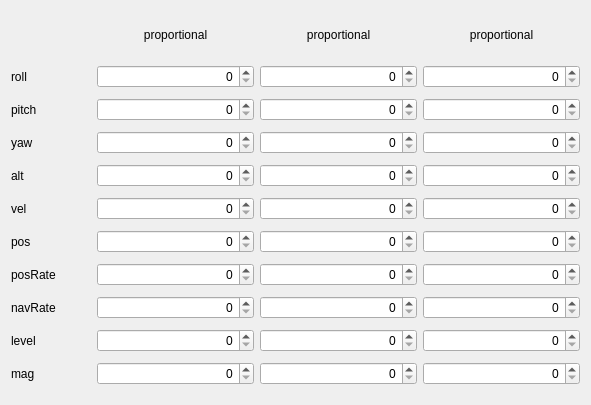
        <widget class="QWidget" name="gridLayoutWidget_6">
         <property name="geometry">
          <rect>
           <x>20</x>
           <y>20</y>
           <width>591</width>
           <height>405</height>
          </rect>
         </property>
         <layout class="QGridLayout" name="gridLayout_pid">
          <item row="17" column="3">
           <widget class="QSpinBox" name="pid_spinBox_navrate_d">
            <property name="font">
             <font>
              <weight>50</weight>
              <bold>false</bold>
             </font>
            </property>
            <property name="frame">
             <bool>true</bool>
            </property>
            <property name="alignment">
             <set>Qt::AlignRight|Qt::AlignTrailing|Qt::AlignVCenter</set>
            </property>
            <property name="buttonSymbols">
             <enum>QAbstractSpinBox::UpDownArrows</enum>
            </property>
            <property name="specialValueText">
             <string/>
            </property>
            <property name="maximum">
             <number>255</number>
            </property>
            <property name="value">
             <number>0</number>
            </property>
           </widget>
          </item>
          <item row="17" column="1">
           <widget class="QSpinBox" name="pid_spinBox_navrate_p">
            <property name="font">
             <font>
              <weight>50</weight>
              <bold>false</bold>
             </font>
            </property>
            <property name="frame">
             <bool>true</bool>
            </property>
            <property name="alignment">
             <set>Qt::AlignRight|Qt::AlignTrailing|Qt::AlignVCenter</set>
            </property>
            <property name="buttonSymbols">
             <enum>QAbstractSpinBox::UpDownArrows</enum>
            </property>
            <property name="specialValueText">
             <string/>
            </property>
            <property name="maximum">
             <number>255</number>
            </property>
            <property name="value">
             <number>0</number>
            </property>
           </widget>
          </item>
          <item row="19" column="3">
           <widget class="QSpinBox" name="pid_spinBox_mag_d">
            <property name="font">
             <font>
              <weight>50</weight>
              <bold>false</bold>
             </font>
            </property>
            <property name="frame">
             <bool>true</bool>
            </property>
            <property name="alignment">
             <set>Qt::AlignRight|Qt::AlignTrailing|Qt::AlignVCenter</set>
            </property>
            <property name="buttonSymbols">
             <enum>QAbstractSpinBox::UpDownArrows</enum>
            </property>
            <property name="specialValueText">
             <string/>
            </property>
            <property name="maximum">
             <number>255</number>
            </property>
            <property name="value">
             <number>0</number>
            </property>
           </widget>
          </item>
          <item row="12" column="0">
           <widget class="QLabel" name="pid_label_yaw">
            <property name="maximumSize">
             <size>
              <width>80</width>
              <height>16777215</height>
             </size>
            </property>
            <property name="text">
             <string>yaw</string>
            </property>
           </widget>
          </item>
          <item row="11" column="2">
           <widget class="QSpinBox" name="pid_spinBox_pitch_i">
            <property name="font">
             <font>
              <weight>50</weight>
              <bold>false</bold>
             </font>
            </property>
            <property name="frame">
             <bool>true</bool>
            </property>
            <property name="alignment">
             <set>Qt::AlignRight|Qt::AlignTrailing|Qt::AlignVCenter</set>
            </property>
            <property name="buttonSymbols">
             <enum>QAbstractSpinBox::UpDownArrows</enum>
            </property>
            <property name="specialValueText">
             <string/>
            </property>
            <property name="maximum">
             <number>255</number>
            </property>
            <property name="value">
             <number>0</number>
            </property>
           </widget>
          </item>
          <item row="10" column="0">
           <widget class="QLabel" name="pid_label_roll">
            <property name="maximumSize">
             <size>
              <width>80</width>
              <height>16777215</height>
             </size>
            </property>
            <property name="text">
             <string>roll</string>
            </property>
           </widget>
          </item>
          <item row="10" column="2">
           <widget class="QSpinBox" name="pid_spinBox_roll_i">
            <property name="font">
             <font>
              <weight>50</weight>
              <bold>false</bold>
             </font>
            </property>
            <property name="frame">
             <bool>true</bool>
            </property>
            <property name="alignment">
             <set>Qt::AlignRight|Qt::AlignTrailing|Qt::AlignVCenter</set>
            </property>
            <property name="buttonSymbols">
             <enum>QAbstractSpinBox::UpDownArrows</enum>
            </property>
            <property name="specialValueText">
             <string/>
            </property>
            <property name="maximum">
             <number>255</number>
            </property>
            <property name="value">
             <number>0</number>
            </property>
           </widget>
          </item>
          <item row="18" column="1">
           <widget class="QSpinBox" name="pid_spinBox_level_p">
            <property name="font">
             <font>
              <weight>50</weight>
              <bold>false</bold>
             </font>
            </property>
            <property name="frame">
             <bool>true</bool>
            </property>
            <property name="alignment">
             <set>Qt::AlignRight|Qt::AlignTrailing|Qt::AlignVCenter</set>
            </property>
            <property name="buttonSymbols">
             <enum>QAbstractSpinBox::UpDownArrows</enum>
            </property>
            <property name="specialValueText">
             <string/>
            </property>
            <property name="maximum">
             <number>255</number>
            </property>
            <property name="value">
             <number>0</number>
            </property>
           </widget>
          </item>
          <item row="12" column="2">
           <widget class="QSpinBox" name="pid_spinBox_yaw_i">
            <property name="font">
             <font>
              <weight>50</weight>
              <bold>false</bold>
             </font>
            </property>
            <property name="frame">
             <bool>true</bool>
            </property>
            <property name="alignment">
             <set>Qt::AlignRight|Qt::AlignTrailing|Qt::AlignVCenter</set>
            </property>
            <property name="buttonSymbols">
             <enum>QAbstractSpinBox::UpDownArrows</enum>
            </property>
            <property name="specialValueText">
             <string/>
            </property>
            <property name="maximum">
             <number>255</number>
            </property>
            <property name="value">
             <number>0</number>
            </property>
           </widget>
          </item>
          <item row="10" column="3">
           <widget class="QSpinBox" name="pid_spinBox_roll_d">
            <property name="font">
             <font>
              <weight>50</weight>
              <bold>false</bold>
             </font>
            </property>
            <property name="frame">
             <bool>true</bool>
            </property>
            <property name="alignment">
             <set>Qt::AlignRight|Qt::AlignTrailing|Qt::AlignVCenter</set>
            </property>
            <property name="buttonSymbols">
             <enum>QAbstractSpinBox::UpDownArrows</enum>
            </property>
            <property name="specialValueText">
             <string/>
            </property>
            <property name="maximum">
             <number>255</number>
            </property>
            <property name="value">
             <number>0</number>
            </property>
           </widget>
          </item>
          <item row="15" column="3">
           <widget class="QSpinBox" name="pid_spinBox_pos_d">
            <property name="font">
             <font>
              <weight>50</weight>
              <bold>false</bold>
             </font>
            </property>
            <property name="frame">
             <bool>true</bool>
            </property>
            <property name="alignment">
             <set>Qt::AlignRight|Qt::AlignTrailing|Qt::AlignVCenter</set>
            </property>
            <property name="buttonSymbols">
             <enum>QAbstractSpinBox::UpDownArrows</enum>
            </property>
            <property name="specialValueText">
             <string/>
            </property>
            <property name="maximum">
             <number>255</number>
            </property>
            <property name="value">
             <number>0</number>
            </property>
           </widget>
          </item>
          <item row="15" column="1">
           <widget class="QSpinBox" name="pid_spinBox_pos_p">
            <property name="font">
             <font>
              <weight>50</weight>
              <bold>false</bold>
             </font>
            </property>
            <property name="frame">
             <bool>true</bool>
            </property>
            <property name="alignment">
             <set>Qt::AlignRight|Qt::AlignTrailing|Qt::AlignVCenter</set>
            </property>
            <property name="buttonSymbols">
             <enum>QAbstractSpinBox::UpDownArrows</enum>
            </property>
            <property name="specialValueText">
             <string/>
            </property>
            <property name="maximum">
             <number>255</number>
            </property>
            <property name="value">
             <number>0</number>
            </property>
           </widget>
          </item>
          <item row="16" column="0">
           <widget class="QLabel" name="pid_label_posrate">
            <property name="maximumSize">
             <size>
              <width>80</width>
              <height>16777215</height>
             </size>
            </property>
            <property name="text">
             <string>posRate</string>
            </property>
           </widget>
          </item>
          <item row="13" column="2">
           <widget class="QSpinBox" name="pid_spinBox_alt_i">
            <property name="font">
             <font>
              <weight>50</weight>
              <bold>false</bold>
             </font>
            </property>
            <property name="frame">
             <bool>true</bool>
            </property>
            <property name="alignment">
             <set>Qt::AlignRight|Qt::AlignTrailing|Qt::AlignVCenter</set>
            </property>
            <property name="buttonSymbols">
             <enum>QAbstractSpinBox::UpDownArrows</enum>
            </property>
            <property name="specialValueText">
             <string/>
            </property>
            <property name="maximum">
             <number>255</number>
            </property>
            <property name="value">
             <number>0</number>
            </property>
           </widget>
          </item>
          <item row="18" column="2">
           <widget class="QSpinBox" name="pid_spinBox_level_i">
            <property name="font">
             <font>
              <weight>50</weight>
              <bold>false</bold>
             </font>
            </property>
            <property name="frame">
             <bool>true</bool>
            </property>
            <property name="alignment">
             <set>Qt::AlignRight|Qt::AlignTrailing|Qt::AlignVCenter</set>
            </property>
            <property name="buttonSymbols">
             <enum>QAbstractSpinBox::UpDownArrows</enum>
            </property>
            <property name="specialValueText">
             <string/>
            </property>
            <property name="maximum">
             <number>255</number>
            </property>
            <property name="value">
             <number>0</number>
            </property>
           </widget>
          </item>
          <item row="11" column="3">
           <widget class="QSpinBox" name="pid_spinBox_pitch_d">
            <property name="font">
             <font>
              <weight>50</weight>
              <bold>false</bold>
             </font>
            </property>
            <property name="frame">
             <bool>true</bool>
            </property>
            <property name="alignment">
             <set>Qt::AlignRight|Qt::AlignTrailing|Qt::AlignVCenter</set>
            </property>
            <property name="buttonSymbols">
             <enum>QAbstractSpinBox::UpDownArrows</enum>
            </property>
            <property name="specialValueText">
             <string/>
            </property>
            <property name="maximum">
             <number>255</number>
            </property>
            <property name="value">
             <number>0</number>
            </property>
           </widget>
          </item>
          <item row="10" column="1">
           <widget class="QSpinBox" name="pid_spinBox_roll_p">
            <property name="font">
             <font>
              <weight>50</weight>
              <bold>false</bold>
             </font>
            </property>
            <property name="frame">
             <bool>true</bool>
            </property>
            <property name="alignment">
             <set>Qt::AlignRight|Qt::AlignTrailing|Qt::AlignVCenter</set>
            </property>
            <property name="buttonSymbols">
             <enum>QAbstractSpinBox::UpDownArrows</enum>
            </property>
            <property name="specialValueText">
             <string/>
            </property>
            <property name="maximum">
             <number>255</number>
            </property>
            <property name="value">
             <number>0</number>
            </property>
           </widget>
          </item>
          <item row="11" column="0">
           <widget class="QLabel" name="pid_label_pitch">
            <property name="maximumSize">
             <size>
              <width>80</width>
              <height>16777215</height>
             </size>
            </property>
            <property name="text">
             <string>pitch</string>
            </property>
           </widget>
          </item>
          <item row="18" column="3">
           <widget class="QSpinBox" name="pid_spinBox_level_d">
            <property name="font">
             <font>
              <weight>50</weight>
              <bold>false</bold>
             </font>
            </property>
            <property name="frame">
             <bool>true</bool>
            </property>
            <property name="alignment">
             <set>Qt::AlignRight|Qt::AlignTrailing|Qt::AlignVCenter</set>
            </property>
            <property name="buttonSymbols">
             <enum>QAbstractSpinBox::UpDownArrows</enum>
            </property>
            <property name="specialValueText">
             <string/>
            </property>
            <property name="maximum">
             <number>255</number>
            </property>
            <property name="value">
             <number>0</number>
            </property>
           </widget>
          </item>
          <item row="16" column="3">
           <widget class="QSpinBox" name="pid_spinBox_posrate_d">
            <property name="font">
             <font>
              <weight>50</weight>
              <bold>false</bold>
             </font>
            </property>
            <property name="frame">
             <bool>true</bool>
            </property>
            <property name="alignment">
             <set>Qt::AlignRight|Qt::AlignTrailing|Qt::AlignVCenter</set>
            </property>
            <property name="buttonSymbols">
             <enum>QAbstractSpinBox::UpDownArrows</enum>
            </property>
            <property name="specialValueText">
             <string/>
            </property>
            <property name="maximum">
             <number>255</number>
            </property>
            <property name="value">
             <number>0</number>
            </property>
           </widget>
          </item>
          <item row="15" column="0">
           <widget class="QLabel" name="pid_label_pos">
            <property name="maximumSize">
             <size>
              <width>80</width>
              <height>16777215</height>
             </size>
            </property>
            <property name="text">
             <string>pos</string>
            </property>
           </widget>
          </item>
          <item row="18" column="0">
           <widget class="QLabel" name="pid_label_level">
            <property name="maximumSize">
             <size>
              <width>80</width>
              <height>16777215</height>
             </size>
            </property>
            <property name="text">
             <string>level</string>
            </property>
           </widget>
          </item>
          <item row="16" column="1">
           <widget class="QSpinBox" name="pid_spinBox_posrate_p">
            <property name="font">
             <font>
              <weight>50</weight>
              <bold>false</bold>
             </font>
            </property>
            <property name="frame">
             <bool>true</bool>
            </property>
            <property name="alignment">
             <set>Qt::AlignRight|Qt::AlignTrailing|Qt::AlignVCenter</set>
            </property>
            <property name="buttonSymbols">
             <enum>QAbstractSpinBox::UpDownArrows</enum>
            </property>
            <property name="specialValueText">
             <string/>
            </property>
            <property name="maximum">
             <number>255</number>
            </property>
            <property name="value">
             <number>0</number>
            </property>
           </widget>
          </item>
          <item row="13" column="3">
           <widget class="QSpinBox" name="pid_spinBox_alt_d">
            <property name="font">
             <font>
              <weight>50</weight>
              <bold>false</bold>
             </font>
            </property>
            <property name="frame">
             <bool>true</bool>
            </property>
            <property name="alignment">
             <set>Qt::AlignRight|Qt::AlignTrailing|Qt::AlignVCenter</set>
            </property>
            <property name="buttonSymbols">
             <enum>QAbstractSpinBox::UpDownArrows</enum>
            </property>
            <property name="specialValueText">
             <string/>
            </property>
            <property name="maximum">
             <number>255</number>
            </property>
            <property name="value">
             <number>0</number>
            </property>
           </widget>
          </item>
          <item row="17" column="0">
           <widget class="QLabel" name="pid_label_navrate">
            <property name="maximumSize">
             <size>
              <width>80</width>
              <height>16777215</height>
             </size>
            </property>
            <property name="text">
             <string>navRate</string>
            </property>
           </widget>
          </item>
          <item row="14" column="0">
           <widget class="QLabel" name="pid_label_vel">
            <property name="maximumSize">
             <size>
              <width>80</width>
              <height>16777215</height>
             </size>
            </property>
            <property name="text">
             <string>vel</string>
            </property>
           </widget>
          </item>
          <item row="15" column="2">
           <widget class="QSpinBox" name="pid_spinBox_pos_i">
            <property name="font">
             <font>
              <weight>50</weight>
              <bold>false</bold>
             </font>
            </property>
            <property name="frame">
             <bool>true</bool>
            </property>
            <property name="alignment">
             <set>Qt::AlignRight|Qt::AlignTrailing|Qt::AlignVCenter</set>
            </property>
            <property name="buttonSymbols">
             <enum>QAbstractSpinBox::UpDownArrows</enum>
            </property>
            <property name="specialValueText">
             <string/>
            </property>
            <property name="maximum">
             <number>255</number>
            </property>
            <property name="value">
             <number>0</number>
            </property>
           </widget>
          </item>
          <item row="17" column="2">
           <widget class="QSpinBox" name="pid_spinBox_navrate_i">
            <property name="font">
             <font>
              <weight>50</weight>
              <bold>false</bold>
             </font>
            </property>
            <property name="frame">
             <bool>true</bool>
            </property>
            <property name="alignment">
             <set>Qt::AlignRight|Qt::AlignTrailing|Qt::AlignVCenter</set>
            </property>
            <property name="buttonSymbols">
             <enum>QAbstractSpinBox::UpDownArrows</enum>
            </property>
            <property name="specialValueText">
             <string/>
            </property>
            <property name="maximum">
             <number>255</number>
            </property>
            <property name="value">
             <number>0</number>
            </property>
           </widget>
          </item>
          <item row="12" column="1">
           <widget class="QSpinBox" name="pid_spinBox_yaw_p">
            <property name="font">
             <font>
              <weight>50</weight>
              <bold>false</bold>
             </font>
            </property>
            <property name="frame">
             <bool>true</bool>
            </property>
            <property name="alignment">
             <set>Qt::AlignRight|Qt::AlignTrailing|Qt::AlignVCenter</set>
            </property>
            <property name="buttonSymbols">
             <enum>QAbstractSpinBox::UpDownArrows</enum>
            </property>
            <property name="specialValueText">
             <string/>
            </property>
            <property name="maximum">
             <number>255</number>
            </property>
            <property name="value">
             <number>0</number>
            </property>
           </widget>
          </item>
          <item row="19" column="1">
           <widget class="QSpinBox" name="pid_spinBox_mag_p">
            <property name="font">
             <font>
              <weight>50</weight>
              <bold>false</bold>
             </font>
            </property>
            <property name="frame">
             <bool>true</bool>
            </property>
            <property name="alignment">
             <set>Qt::AlignRight|Qt::AlignTrailing|Qt::AlignVCenter</set>
            </property>
            <property name="buttonSymbols">
             <enum>QAbstractSpinBox::UpDownArrows</enum>
            </property>
            <property name="specialValueText">
             <string/>
            </property>
            <property name="maximum">
             <number>255</number>
            </property>
            <property name="value">
             <number>0</number>
            </property>
           </widget>
          </item>
          <item row="13" column="1">
           <widget class="QSpinBox" name="pid_spinBox_alt_p">
            <property name="font">
             <font>
              <weight>50</weight>
              <bold>false</bold>
             </font>
            </property>
            <property name="frame">
             <bool>true</bool>
            </property>
            <property name="alignment">
             <set>Qt::AlignRight|Qt::AlignTrailing|Qt::AlignVCenter</set>
            </property>
            <property name="buttonSymbols">
             <enum>QAbstractSpinBox::UpDownArrows</enum>
            </property>
            <property name="specialValueText">
             <string/>
            </property>
            <property name="maximum">
             <number>255</number>
            </property>
            <property name="value">
             <number>0</number>
            </property>
           </widget>
          </item>
          <item row="16" column="2">
           <widget class="QSpinBox" name="pid_spinBox_posrate_i">
            <property name="font">
             <font>
              <weight>50</weight>
              <bold>false</bold>
             </font>
            </property>
            <property name="frame">
             <bool>true</bool>
            </property>
            <property name="alignment">
             <set>Qt::AlignRight|Qt::AlignTrailing|Qt::AlignVCenter</set>
            </property>
            <property name="buttonSymbols">
             <enum>QAbstractSpinBox::UpDownArrows</enum>
            </property>
            <property name="specialValueText">
             <string/>
            </property>
            <property name="maximum">
             <number>255</number>
            </property>
            <property name="value">
             <number>0</number>
            </property>
           </widget>
          </item>
          <item row="14" column="3">
           <widget class="QSpinBox" name="pid_spinBox_vel_d">
            <property name="font">
             <font>
              <weight>50</weight>
              <bold>false</bold>
             </font>
            </property>
            <property name="frame">
             <bool>true</bool>
            </property>
            <property name="alignment">
             <set>Qt::AlignRight|Qt::AlignTrailing|Qt::AlignVCenter</set>
            </property>
            <property name="buttonSymbols">
             <enum>QAbstractSpinBox::UpDownArrows</enum>
            </property>
            <property name="specialValueText">
             <string/>
            </property>
            <property name="maximum">
             <number>255</number>
            </property>
            <property name="value">
             <number>0</number>
            </property>
           </widget>
          </item>
          <item row="13" column="0">
           <widget class="QLabel" name="pid_label_yaw_2">
            <property name="maximumSize">
             <size>
              <width>80</width>
              <height>16777215</height>
             </size>
            </property>
            <property name="text">
             <string>alt</string>
            </property>
           </widget>
          </item>
          <item row="14" column="2">
           <widget class="QSpinBox" name="pid_spinBox_vel_i">
            <property name="font">
             <font>
              <weight>50</weight>
              <bold>false</bold>
             </font>
            </property>
            <property name="frame">
             <bool>true</bool>
            </property>
            <property name="alignment">
             <set>Qt::AlignRight|Qt::AlignTrailing|Qt::AlignVCenter</set>
            </property>
            <property name="buttonSymbols">
             <enum>QAbstractSpinBox::UpDownArrows</enum>
            </property>
            <property name="specialValueText">
             <string/>
            </property>
            <property name="maximum">
             <number>255</number>
            </property>
            <property name="value">
             <number>0</number>
            </property>
           </widget>
          </item>
          <item row="12" column="3">
           <widget class="QSpinBox" name="pid_spinBox_yaw_d">
            <property name="font">
             <font>
              <weight>50</weight>
              <bold>false</bold>
             </font>
            </property>
            <property name="frame">
             <bool>true</bool>
            </property>
            <property name="alignment">
             <set>Qt::AlignRight|Qt::AlignTrailing|Qt::AlignVCenter</set>
            </property>
            <property name="buttonSymbols">
             <enum>QAbstractSpinBox::UpDownArrows</enum>
            </property>
            <property name="specialValueText">
             <string/>
            </property>
            <property name="maximum">
             <number>255</number>
            </property>
            <property name="value">
             <number>0</number>
            </property>
           </widget>
          </item>
          <item row="19" column="0">
           <widget class="QLabel" name="pid_label_mag">
            <property name="maximumSize">
             <size>
              <width>80</width>
              <height>16777215</height>
             </size>
            </property>
            <property name="text">
             <string>mag</string>
            </property>
           </widget>
          </item>
          <item row="19" column="2">
           <widget class="QSpinBox" name="pid_spinBox_mag_i">
            <property name="font">
             <font>
              <weight>50</weight>
              <bold>false</bold>
             </font>
            </property>
            <property name="frame">
             <bool>true</bool>
            </property>
            <property name="alignment">
             <set>Qt::AlignRight|Qt::AlignTrailing|Qt::AlignVCenter</set>
            </property>
            <property name="buttonSymbols">
             <enum>QAbstractSpinBox::UpDownArrows</enum>
            </property>
            <property name="specialValueText">
             <string/>
            </property>
            <property name="maximum">
             <number>255</number>
            </property>
            <property name="value">
             <number>0</number>
            </property>
           </widget>
          </item>
          <item row="11" column="1">
           <widget class="QSpinBox" name="pid_spinBox_pitch_p">
            <property name="font">
             <font>
              <weight>50</weight>
              <bold>false</bold>
             </font>
            </property>
            <property name="frame">
             <bool>true</bool>
            </property>
            <property name="alignment">
             <set>Qt::AlignRight|Qt::AlignTrailing|Qt::AlignVCenter</set>
            </property>
            <property name="buttonSymbols">
             <enum>QAbstractSpinBox::UpDownArrows</enum>
            </property>
            <property name="specialValueText">
             <string/>
            </property>
            <property name="maximum">
             <number>255</number>
            </property>
            <property name="value">
             <number>0</number>
            </property>
           </widget>
          </item>
          <item row="14" column="1">
           <widget class="QSpinBox" name="pid_spinBox_vel_p">
            <property name="font">
             <font>
              <weight>50</weight>
              <bold>false</bold>
             </font>
            </property>
            <property name="frame">
             <bool>true</bool>
            </property>
            <property name="alignment">
             <set>Qt::AlignRight|Qt::AlignTrailing|Qt::AlignVCenter</set>
            </property>
            <property name="buttonSymbols">
             <enum>QAbstractSpinBox::UpDownArrows</enum>
            </property>
            <property name="specialValueText">
             <string/>
            </property>
            <property name="maximum">
             <number>255</number>
            </property>
            <property name="value">
             <number>0</number>
            </property>
           </widget>
          </item>
          <item row="9" column="1">
           <widget class="QLabel" name="pid_label_proportional">
            <property name="maximumSize">
             <size>
              <width>16777215</width>
              <height>40</height>
             </size>
            </property>
            <property name="text">
             <string>proportional</string>
            </property>
            <property name="alignment">
             <set>Qt::AlignCenter</set>
            </property>
           </widget>
          </item>
          <item row="9" column="2">
           <widget class="QLabel" name="pid_label_integral">
            <property name="maximumSize">
             <size>
              <width>16777215</width>
              <height>40</height>
             </size>
            </property>
            <property name="text">
             <string>proportional</string>
            </property>
            <property name="alignment">
             <set>Qt::AlignCenter</set>
            </property>
           </widget>
          </item>
          <item row="9" column="3">
           <widget class="QLabel" name="pid_label_differential">
            <property name="maximumSize">
             <size>
              <width>16777215</width>
              <height>40</height>
             </size>
            </property>
            <property name="text">
             <string>proportional</string>
            </property>
            <property name="alignment">
             <set>Qt::AlignCenter</set>
            </property>
           </widget>
          </item>
         </layout>
        </widget>
